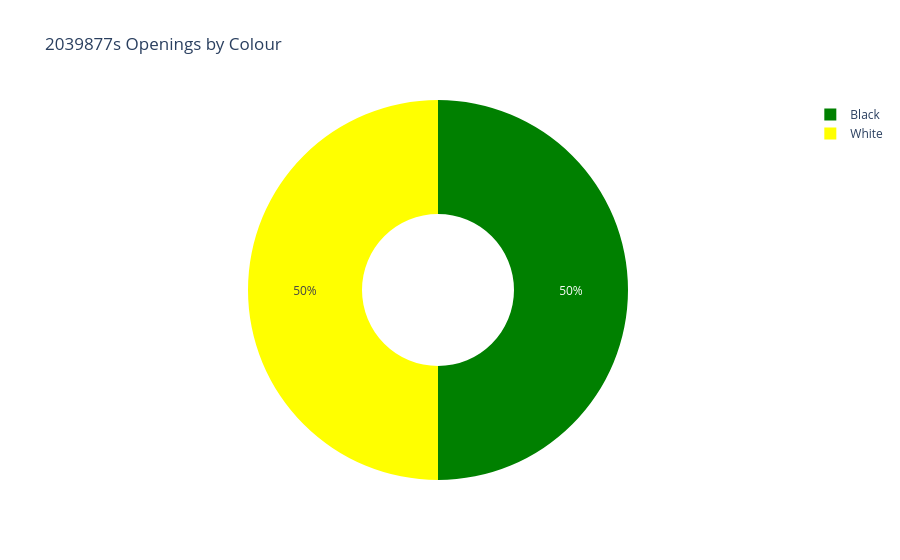

Notebook code for this chart:
### Code cell
fig = px.pie(
    colour,
    names='colour',
    values='Prosent',
    color='eco_type',
    color_discrete_sequence=['green', 'yellow', 'red', 'blue', 'purple', 'teal'],  # px.colors.qualitative.T10,
    title=f'{id}s Openings by Colour',
    hole=0.4  # This creates the "donut" effect; adjust as needed
)
fig.show()

### Figure 1 — Plotly figure (JSON) as saved in the notebook; plotly's stock layout.template omitted (floating-point values rounded to 4 significant figures)
{"data": [{"customdata": [["Semi-Open (exc French)"], ["Flank"], ["Closed"], ["Open (inc French)"], ["Indian"], ["Unknown"], ["Flank"], ["Semi-Open (exc French)"], ["Open (inc French)"], ["Closed"], ["Indian"], ["Unknown"]], "domain": {"x": [0, 1], "y": [0, 1]}, "hole": 0.4, "hovertemplate": "colour=%{label}<br>Prosent=%{value}<br>eco_type=%{customdata[0]}<extra></extra>", "labels": ["Black", "Black", "Black", "Black", "Black", "Black", "White", "White", "White", "White", "White", "White"], "legendgroup": "", "marker": {"colors": ["green", "yellow", "red", "blue", "purple", "teal", "yellow", "green", "blue", "red", "purple", "teal"]}, "name": "", "showlegend": true, "type": "pie", "values": [38.03, 36.08, 12.49, 11.0, 2.291, 0.1145, 36.37, 33.29, 15.88, 11.85, 2.251, 0.3555]}], "layout": {"autosize": true, "legend": {"tracegroupgap": 0}, "piecolorway": ["green", "yellow", "red", "blue", "purple", "teal"], "title": {"text": "2039877s Openings by Colour"}}}
